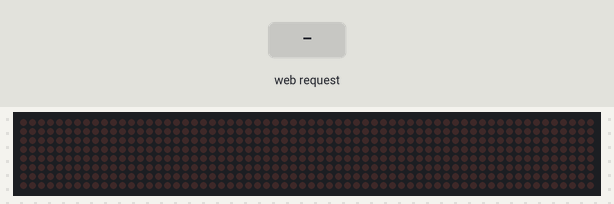
A sketch run on a simulated ESP32. Parts: 64×8 LED matrix. Inputs (shaded band) come from the test bench. WiFi joins after 1.5 s; servers stay silent unless stated; EEPROM starts erased; what the sketch prints to the serial monitor is not drawn.

Above: at 2.7 s.
2.8 s: HTTP request GET /set?anim=1 received
At 3.16 s:
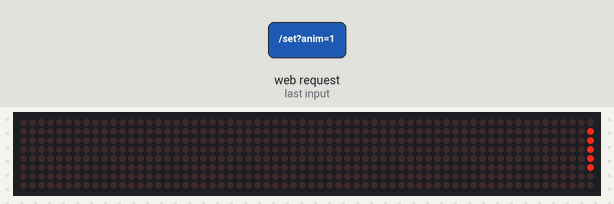
5.2 s: HTTP request GET /set?txt=1 received
At 14.8 s:
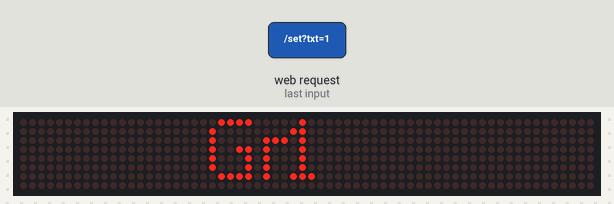
Timing chart, 0 to 15.2 s (numbered marks = the images above; inputs shaded):
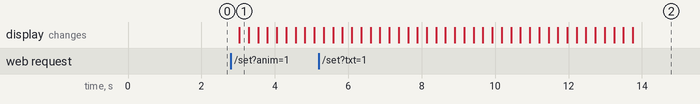

The sketch:

Led_painel.ino
```cpp
//==== PAINEL LED WI-FI – GRAXAIM BOTS + OTA ====//

#include <WiFi.h>
#include <WebServer.h>
#include <EEPROM.h>

#include <MD_Parola.h>
#include <MD_MAX72XX.h>
#include <SPI.h>

#include <ArduinoOTA.h>   // <<< ADICIONADO

// ======== DISPLAY CONFIG ======== //
#define HARDWARE_TYPE MD_MAX72XX::FC16_HW
#define CLK_PIN   18
#define DATA_PIN  23
#define CS_PIN     5
#define MAX_DEVICES 8

MD_Parola display = MD_Parola(HARDWARE_TYPE, DATA_PIN, CLK_PIN, CS_PIN, MAX_DEVICES);

// ======== Wi-Fi ======== //
const char* ssid = "GRAXAIM";
const char* password = "ifsul2025";

// ===== EEPROM ===== //
#define EEPROM_SIZE 300

// ===== VARIÁVEIS ===== //
String texto = "Graxaim Bots";
int animacaoID = 0;
int tPausa = 1;
int velocidade = 40;
bool painelLigado = true;

// Lista de efeitos válidos
textEffect_t efeitos[] = {
  PA_PRINT,
  PA_SCROLL_LEFT,
  PA_SCROLL_RIGHT,
  PA_SCROLL_UP,
  PA_SCROLL_DOWN,
  PA_FADE,
  PA_BLINDS,
  PA_WIPE,
  PA_WIPE_CURSOR,
  PA_OPENING,
  PA_CLOSING,
  PA_GROW_UP,
  PA_GROW_DOWN
};

// Nomes bonitos
String nomesAnim[] = {
  "Aparecer",
  "Rolar Esquerda",
  "Rolar Direita",
  "Rolar Cima",
  "Rolar Baixo",
  "Desvanecer",
  "Cortinas",
  "Wipe",
  "Wipe Cursor",
  "Abrir",
  "Fechar",
  "Crescer Cima",
  "Crescer Baixo"
};

WebServer server(80);

//=================================================================
// EEPROM
//=================================================================
void salvarEEPROM() {
  EEPROM.writeString(0, texto);
  EEPROM.write(100, animacaoID);
  EEPROM.write(101, tPausa);
  EEPROM.write(102, velocidade);
  EEPROM.write(103, painelLigado);
  EEPROM.commit();
}

void carregarEEPROM() {
  texto = EEPROM.readString(0);
  animacaoID = EEPROM.read(100);
  tPausa = EEPROM.read(101);
  velocidade = EEPROM.read(102);
  painelLigado = EEPROM.read(103);

  if (texto.length() < 1) texto = "Graxaim Bots";
}

//=================================================================
// FUNÇÃO: INICIA ANIMAÇÃO DE TEXTO
//=================================================================
void iniciarAnimacaoTexto() {
  if (!painelLigado) {
    display.displayClear();
    return;
  }

  int pausaMS = tPausa * 1000;

  display.displayText(
    texto.c_str(),
    PA_CENTER,
    velocidade,
    pausaMS,
    efeitos[animacaoID],
    efeitos[animacaoID]
  );
}

//=================================================================
// HTML – COM APERFEIÇOAMENTO VISUAL
//=================================================================
String htmlPage() {

  // gerar opções
  String animOps = "";
  for (int i = 0; i < 13; i++) {
    animOps += "<option value='" + String(i) + "'";
    if (i == animacaoID) animOps += " selected ";
    animOps += ">" + nomesAnim[i] + "</option>";
  }

  String page = R"rawliteral(
<!DOCTYPE html>
<html>
<head>
<meta charset="UTF-8">
<title>Painel LED</title>

<style>
body {
  background:#0d0d0d;
  color:white;
  font-family: Arial;
  text-align:center;
}

.card {
  background:#1c1c1c;
  padding:20px;
  width:80%;
  margin:auto;
  border-radius:14px;
  box-shadow:0 0 10px #000;
}

input, select, button {
  font-size:20px;
  padding:8px;
  margin:8px;
  border-radius:8px;
  border:none;
}

.preview {
  margin-top:20px;
  padding:10px;
  font-size:28px;
  border-radius:8px;
  background:#000;
  border:1px solid #444;
  width:80%;
  margin:auto;
}

.btnOn { background:#28a745; }
.btnOff { background:#b30000; }

</style>

</head>
<body>

<h1>Painel LED - Graxaim Bots</h1>

<div class="card">
<form action="/set">

  <label>Texto:</label><br>
  <input name="txt" value=")rawliteral" + texto + R"rawliteral("><br>

  <label>Animação:</label><br>
  <select name="anim">)rawliteral" + animOps + R"rawliteral(</select><br>

  <label>Pausa (segundos):</label><br>
  <input name="pausa" type="number" value=")rawliteral" + String(tPausa) + R"rawliteral("><br>

  <label>Velocidade (ms):</label><br>
  <input name="vel" type="number" value=")rawliteral" + String(velocidade) + R"rawliteral("><br>

  <button type="submit">Aplicar</button>
</form>

<br>

<a href="/on"><button class="btnOn">LIGAR</button></a>
<a href="/off"><button class="btnOff">DESLIGAR</button></a>

<h3>Pré-visualização:</h3>
<div class="preview">)rawliteral" + texto + " — " + nomesAnim[animacaoID] + R"rawliteral(</div>

</div>
</body>
</html>
)rawliteral";

  return page;
}

//=================================================================
// HANDLERS
//=================================================================
void handleSet() {

  if (server.hasArg("txt")) texto = server.arg("txt");
  if (server.hasArg("anim")) animacaoID = server.arg("anim").toInt();
  if (server.hasArg("pausa")) tPausa = server.arg("pausa").toInt();
  if (server.hasArg("vel")) velocidade = server.arg("vel").toInt();

  painelLigado = true;
  iniciarAnimacaoTexto();
  salvarEEPROM();

  server.send(200, "text/html", htmlPage());
}

void handleOn() {
  painelLigado = true;
  salvarEEPROM();
  iniciarAnimacaoTexto();
  server.send(200, "text/html", htmlPage());
}

void handleOff() {
  painelLigado = false;
  salvarEEPROM();
  display.displayClear();
  server.send(200, "text/html", htmlPage());
}

//=================================================================
// SETUP
//=================================================================
void setup() {
  Serial.begin(115200);

  EEPROM.begin(EEPROM_SIZE);
  carregarEEPROM();

  display.begin();
  display.setIntensity(5);
  display.displayClear();

  WiFi.begin(ssid, password);
  Serial.println("Conectando ao Wi-Fi...");

  while (WiFi.status() != WL_CONNECTED) {
    delay(500);
    Serial.print(".");
  }

  Serial.println("\nWI-FI CONECTADO!");
  Serial.print("IP: ");
  Serial.println(WiFi.localIP());

  // ------ OTA CONFIGURADO AQUI ------ //
  ArduinoOTA.setHostname("painel_led_ota");

  ArduinoOTA
    .onStart([]() {
      Serial.println("Iniciando OTA...");
    })
    .onEnd([]() {
      Serial.println("OTA Concluído!");
    })
    .onProgress([](unsigned int progress, unsigned int total) {
      Serial.printf("Progresso: %u%%\r", (progress * 100) / total);
    })
    .onError([](ota_error_t error) {
      Serial.printf("Erro OTA [%u]\n", error);
    });

  ArduinoOTA.begin();
  // --------------------------------- //

  server.on("/", [](){ server.send(200, "text/html", htmlPage()); });
  server.on("/set", handleSet);
  server.on("/on", handleOn);
  server.on("/off", handleOff);
  server.begin();

  iniciarAnimacaoTexto();
}

//=================================================================
// LOOP PRINCIPAL
//=================================================================
void loop() {
  server.handleClient();

  ArduinoOTA.handle();   // <<< ESSENCIAL PARA ATUALIZAÇÃO OTA

  if (painelLigado) {
    if (display.displayAnimate()) {
      display.displayReset();
    }
  }
}
```

Measured:
- after the input at 2.8 s, the display: changes after 0.23 s (image 1)
- after the input at 5.2 s, the display: first changes after 0.13 s (image 2 shows a later state)
